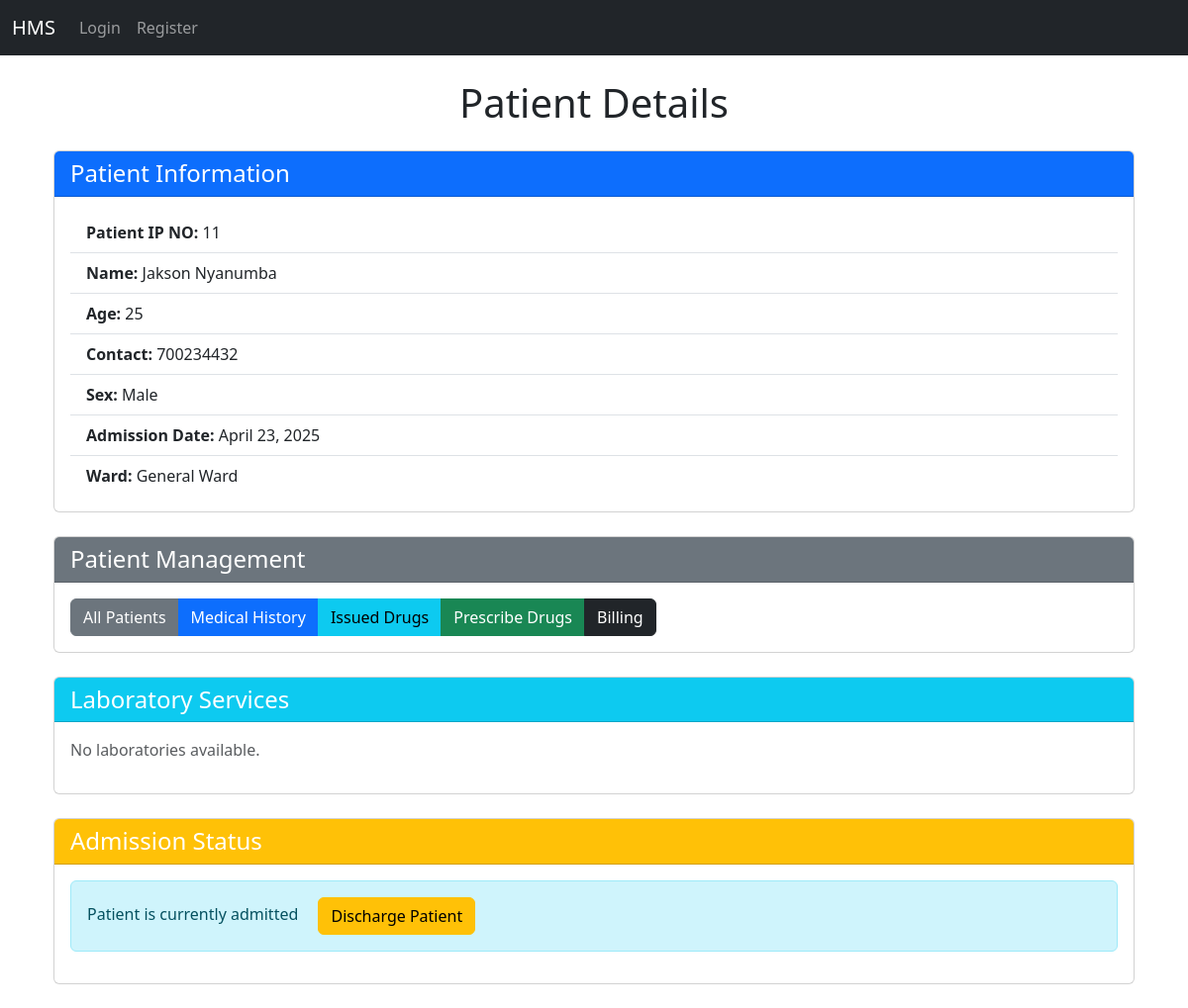
Page /patients/view/11/ on the earlier database version.
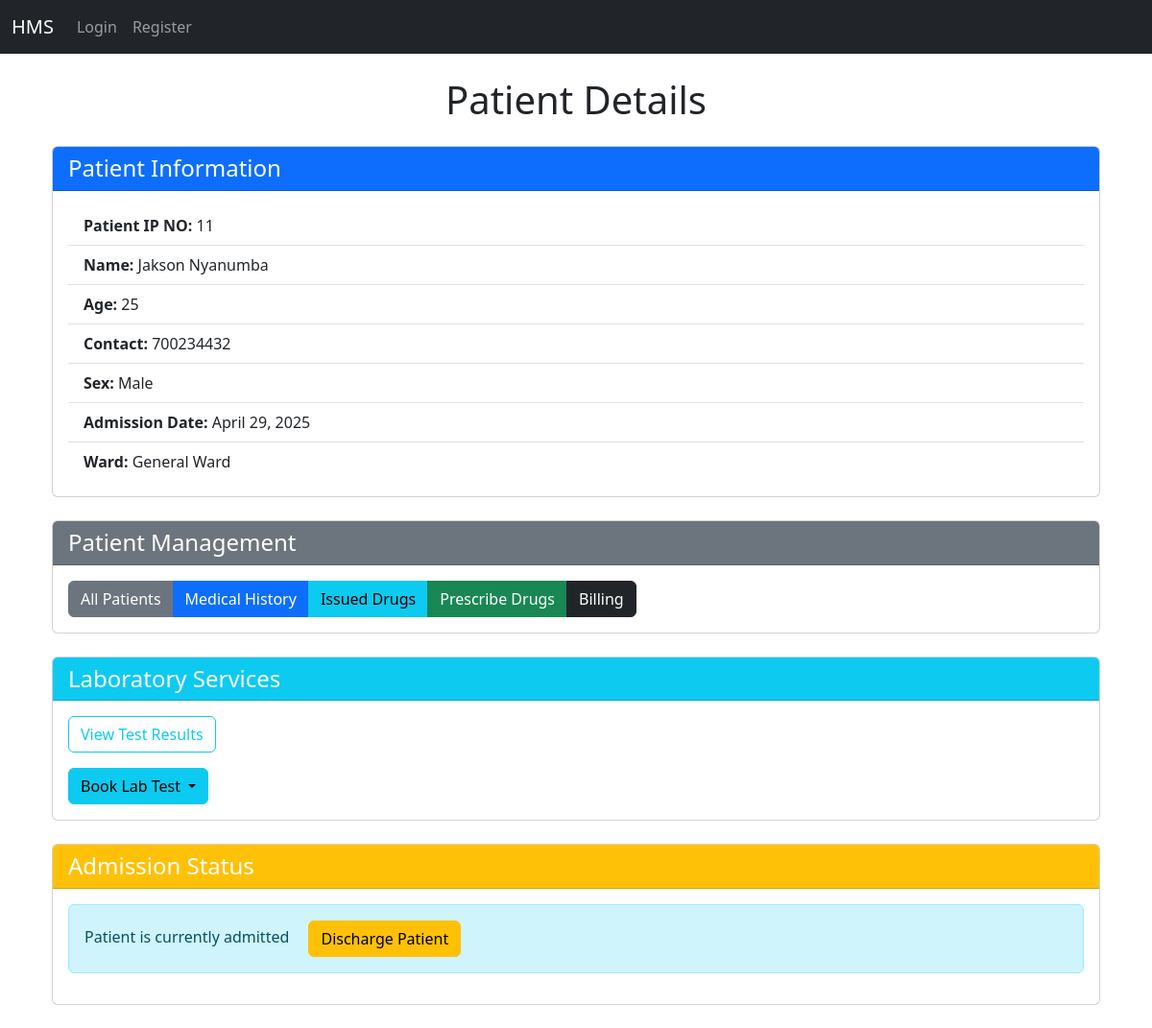
Same page on the later database version.
### patients/models.py (models this page shows, shortened)
class Patient_register(models.Model):
    name = models.CharField(max_length=100)
    age = models.IntegerField()
    contact = models.IntegerField(null=True)
    adm_date = models.DateField(auto_now_add=True)
    sex = models.CharField(max_length=10)
    ward = models.CharField(max_length=100, default='General Ward')
    prescribed_drug = models.ForeignKey('drugs.Drug', on_delete=models.SET_NULL, null=True, blank=True)
    is_discharged = models.BooleanField(default=False)
    discharge_date = models.DateField(null=True, blank=True)

### patients/views.py (the view)
# urls.py: path('view/<int:id>/', views.pat_view, name='pat_view'),
def pat_view(request, id):
    patient = get_object_or_404(Patient_register, id=id)
    labaratories = Labaratory.objects.all()
    return render(request, 'patients/view.html', {
        'patient': patient,
        'labaratories': labaratories
    })

### templates/patients/view.html (shortened to what this page needs)
{% extends 'base.html' %}
{% block content %}
<div class="container">
    <h1 class="text-center mb-4">Patient Details</h1>
    <div class="card mb-4">
        <div class="card-header bg-primary text-white">
            <h4 class="mb-0">Patient Information</h4>
        </div>
        <div class="card-body">
            <ul class="list-group list-group-flush">
                <li class="list-group-item"><strong>Patient IP NO:</strong> {{ patient.id }}</li>
                <li class="list-group-item"><strong>Name:</strong> {{ patient.name }}</li>
                <li class="list-group-item"><strong>Age:</strong> {{ patient.age }}</li>
                <li class="list-group-item"><strong>Contact:</strong> {{ patient.contact }}</li>
                <li class="list-group-item"><strong>Sex:</strong> {{ patient.sex }}</li>
                <li class="list-group-item"><strong>Admission Date:</strong> {{ patient.adm_date }}</li>
                <li class="list-group-item"><strong>Ward:</strong> {{ patient.ward }}</li>
            </ul>
        </div>
    </div>
    <div class="card mb-4">
        <div class="card-header bg-secondary text-white">
            <h4 class="mb-0">Patient Management</h4>
        </div>
        <div class="card-body">
            <div class="btn-group" role="group">
                <a href="{% url 'all_patients' %}" class="btn btn-secondary">All Patients</a>
                <a href="{% url 'patient_history' patient.id %}" class="btn btn-primary">Medical History</a>
                <a href="{% url 'drug_issued' patient.id %}" class="btn btn-info">Issued Drugs</a>
                {% if not patient.is_discharged %}
                <a href="{% url 'prescribe_drugs' patient.id %}" class="btn btn-success">Prescribe Drugs</a>
                <a href="{% url 'billing' patient.id %}" class="btn btn-dark">Billing</a>
                {% endif %}
            </div>
        </div>
    </div>
    <div class="card mb-4">
        <div class="card-header bg-info text-white">
            <h4 class="mb-0">Laboratory Services</h4>
        </div>
        <div class="card-body">
            {% if labaratories %}
                <div class="btn-group mb-3" role="group">
                    <a href="{% url 'patient_test_results' patient.id %}" class="btn btn-outline-info">View Test Results</a>
                </div>
                {% if not patient.is_discharged %}
                <div class="dropdown">
                    <button class="btn btn-info dropdown-toggle" type="button" data-bs-toggle="dropdown">
                        Book Lab Test
                    </button>
                </div>
                {% endif %}
            {% else %}
                <p class="text-muted">No laboratories available.</p>
            {% endif %}
        </div>
    </div>
    <div class="card mb-4">
        <div class="card-header {% if patient.is_discharged %}bg-success{% else %}bg-warning{% endif %} text-white">
            <h4 class="mb-0">Admission Status</h4>
        </div>
        <div class="card-body">
            {% if patient.is_discharged %}
                <div class="alert alert-success" role="alert">
                    <i class="fas fa-check-circle"></i> This patient has been discharged.
                    <a href="{% url 're_admit' patient.id %}" class="btn btn-warning ms-3">Re-Admit Patient</a>
                </div>
            {% else %}
                <div class="alert alert-info" role="alert">
                     Patient is currently admitted
                    <a href="{% url 'patient_discharge' patient.id %}" class="btn btn-warning ms-3">Discharge Patient</a>
                </div>
            {% endif %}
        </div>
    </div>
</div>
{% endblock %}

Differences in the rows shown:
changed Patient_register "Jakson Nyanumba": adm_date "April 23, 2025" → "April 29, 2025"
Other differences:
text no longer shown: "No laboratories available."
text now shown: "View Test Results Book Lab Test"
